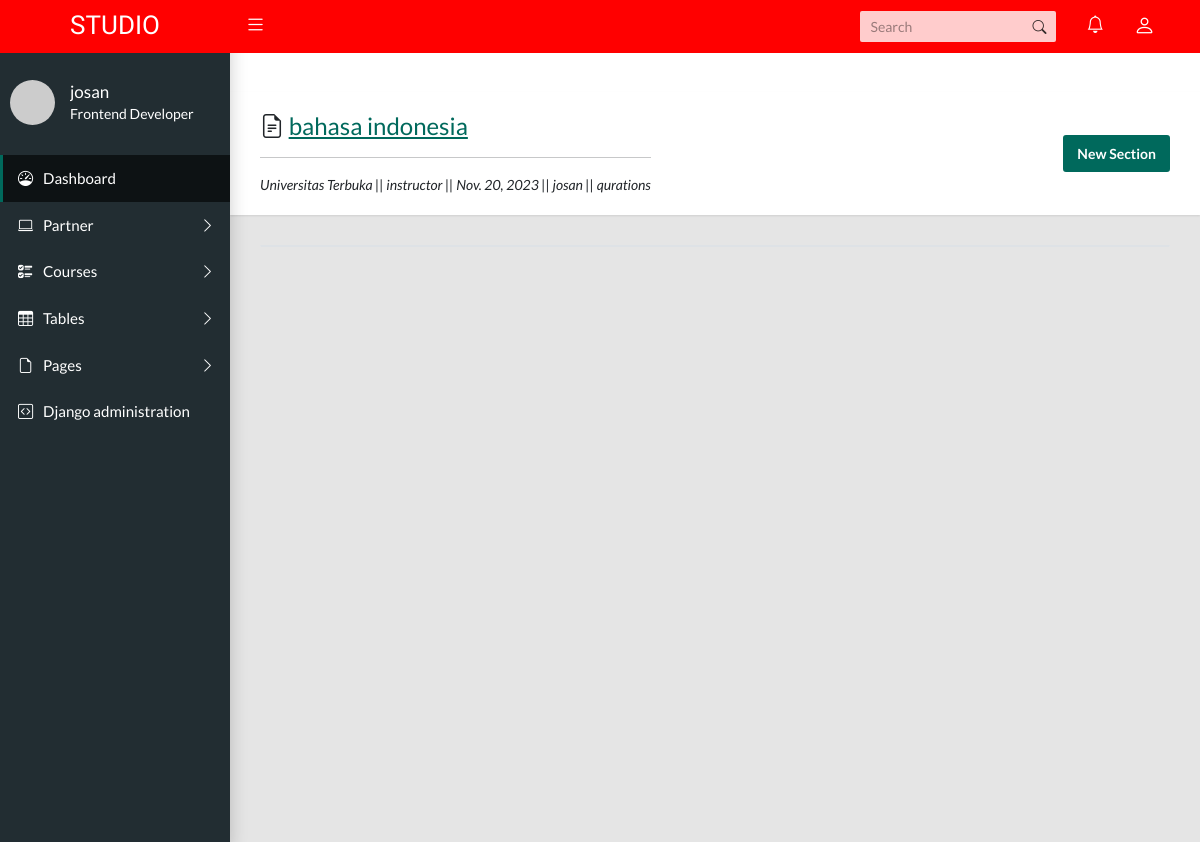
Screenshot of /course/course-detail/2 (signed in) with the database file from the repository.
### course/models.py (models this page shows, shortened)
class Course (models.Model):
    course_name = models.CharField(max_length=250)
    topic = models.CharField(max_length=250)
    course_overview = models.TextField(null=True)
    category = models.CharField(max_length=50, choices=Ct,null=True)
    number_of_questions = models.IntegerField(null=True)
    time = models.IntegerField(help_text="durations of the quiz in minutes",null=True)
    required_score_to_pas = models.IntegerField("required score in %", null=True)
    level = models.CharField(max_length=10, choices=Choi, default='basic', null=True)
    status_course = models.CharField(max_length=10, choices=St, default='draft')
    start_date = models.DateField(null=True)
    end_date = models.DateField(null=True)
    start_enrol = models.DateField(null=True)
    end_enrol = models.DateField(null=True)
    effort = models.CharField(max_length=20, null=True)
    lang = models.CharField(max_length=30, choices=Lg, default='id')
    org_partner = models.ForeignKey(Partner, on_delete=models.CASCADE)
    type_course = models.CharField(max_length=10, choices=Tc, default='self')
    image_course = models.ImageField(upload_to=filepath,null=True)
    author=models.ForeignKey(User,on_delete=models.CASCADE)
    course_year=models.IntegerField(null=True, default=current_year)

### partner/models.py (models this page shows)
class Partner(models.Model):
    partner_name = models.TextField(max_length=191)
    partner_abbreviation = models.TextField(max_length=50)
    partner_email = models.ForeignKey(User,on_delete=models.CASCADE,related_name='partner_add')
    partner_phone = models.TextField(max_length=50)
    partner_address = models.TextField(max_length=50)
    partner_tax = models.TextField(max_length=50)
    partner_status = models.TextField(max_length=50)
    partner_check = models.TextField(max_length=50)
    partner_logo = models.ImageField(upload_to=filepath,null=True, blank=True)
    partner_join = models.DateTimeField(auto_now_add=True)
    def __str__(self):
        return f"{self.partner_name}"

### course/views.py (the view)
# urls.py: path("course-detail/<str:pk>", views.courseDetail, name= "course_detail"),
def courseDetail(request, pk):
    if request.user.is_staff == True:
            mk = Course.objects.get(id=pk)
            catg = Category.objects.filter(parent=None, mk_id=mk)
            context = {'course':mk,'catg':catg}
            return render(request, 'course_detail.html', context)
    else:
        return redirect ('/')

### course/templates/course_detail.html (shortened to what this page needs)
{% extends 'layouts/default/page.html' %}
{% load i18n %}
{% block content %}
  <div class="app-title">
    <div>
      <h1> <i class="bi bi-file-earmark-text"></i>
        <a href="{% url 'course:course_view'%}">{{course.course_name}}</a></h1>
        <hr>
      <p>{{course.org_partner}} || {{course.type_course}} || {{course.start_date}} || {{course.author}} || {{course.status_course}}</p>
    </div>
    <ul class="app-breadcrumb breadcrumb">
      <li class="breadcrumb-item">
        <button type="button" class="btn btn-primary" data-bs-toggle="modal" data-bs-target="#staticBackdrop" >
          New Section
        </button></li>
    </ul>
  </div>
  <div class="accordion" id="accordionExample">
    <div class="accordion-item">
    </div>
</div>
{% endblock %}

### content/templates/layouts/default/page.html (shortened to what this page needs)
{% load static %}
{% load bootstrap4 %}
{% load i18n %}
{% get_current_language as language_code %}
<!DOCTYPE html>
<html lang="{{ language_code }}">
<head>
    <link href="{% static 'css/main.css' %}" rel="stylesheet">
    <link rel="stylesheet" type="text/css" href="https://cdn.jsdelivr.net/npm/bootstrap-icons@1.10.5/font/bootstrap-icons.css">
  </head>
<body class="app sidebar-mini">
 <header class="app-header"><a class="app-header__logo" href="{% url 'index' %}">STUDIO</a>
    <a class="app-sidebar__toggle" href="#" data-toggle="sidebar" aria-label="Hide Sidebar"></a>
    <ul class="app-nav">
      <li class="app-search">
        <input class="app-search__input" type="search" placeholder="Search">
        <button class="app-search__button"><i class="bi bi-search"></i></button>
      </li>
      <li class="dropdown"><a class="app-nav__item" href="#" data-bs-toggle="dropdown" aria-label="Show notifications"><i class="bi bi-bell fs-5"></i></a>
      </li>
      <li class="dropdown"><a class="app-nav__item" href="#" data-bs-toggle="dropdown" aria-label="Open Profile Menu"><i class="bi bi-person fs-4"></i></a>
      </li>
    </ul>
  </header>
    {% if request.user.is_authenticated %}
      {% if request.user.is_superuser %}
    <aside class="app-sidebar">
      <div class="app-sidebar__user"><img class="app-sidebar__user-avatar" src="https://randomuser.me/api/portraits/men/1.jpg" alt="User Image">
        <div>
          <p class="app-sidebar__user-name">{{ request.user.username }}</p>
          <p class="app-sidebar__user-designation">Frontend Developer</p>
        </div>
      </div>
      {% endif %}
      <ul class="app-menu">
        <li><a class="app-menu__item active" href="{% url 'index' %}"><i class="app-menu__icon bi bi-speedometer"></i><span class="app-menu__label">Dashboard</span></a></li>
        <li class="treeview"><a class="app-menu__item" href="#" data-toggle="treeview"><i class="app-menu__icon bi bi-laptop"></i><span class="app-menu__label">Partner</span><i class="treeview-indicator bi bi-chevron-right"></i></a>
        </li>
        <li class="treeview"><a class="app-menu__item" href="#" data-toggle="treeview"><i class="app-menu__icon bi bi-ui-checks"></i><span class="app-menu__label">Courses</span><i class="treeview-indicator bi bi-chevron-right"></i></a>
        </li>
        <li class="treeview"><a class="app-menu__item" href="#" data-toggle="treeview"><i class="app-menu__icon bi bi-table"></i><span class="app-menu__label">Tables</span><i class="treeview-indicator bi bi-chevron-right"></i></a>
        </li>
        <li class="treeview"><a class="app-menu__item" href="#" data-toggle="treeview"><i class="app-menu__icon bi bi-file-earmark"></i><span class="app-menu__label">Pages</span><i class="treeview-indicator bi bi-chevron-right"></i></a>
        </li>
        <li><a class="app-menu__item" href="{% url 'admin:login' %}"><i class="app-menu__icon bi bi-code-square"></i><span class="app-menu__label">{% trans 'Django administration' %}</span></a></li>
      </ul>
      {% endif %}
    </aside>
<br>
<br>
<main class="app-content">
    {% block content %}{% endblock %}
  </main>
</body>
</html>

### rows the page displays
Course: course_name "bahasa indonesia", org_partner "Universitas Terbuka", type_course "instructor", start_date "Nov. 20, 2023", author "josan", status_course "qurations"

### other values shown
{{ request.user.username }} "josan"
